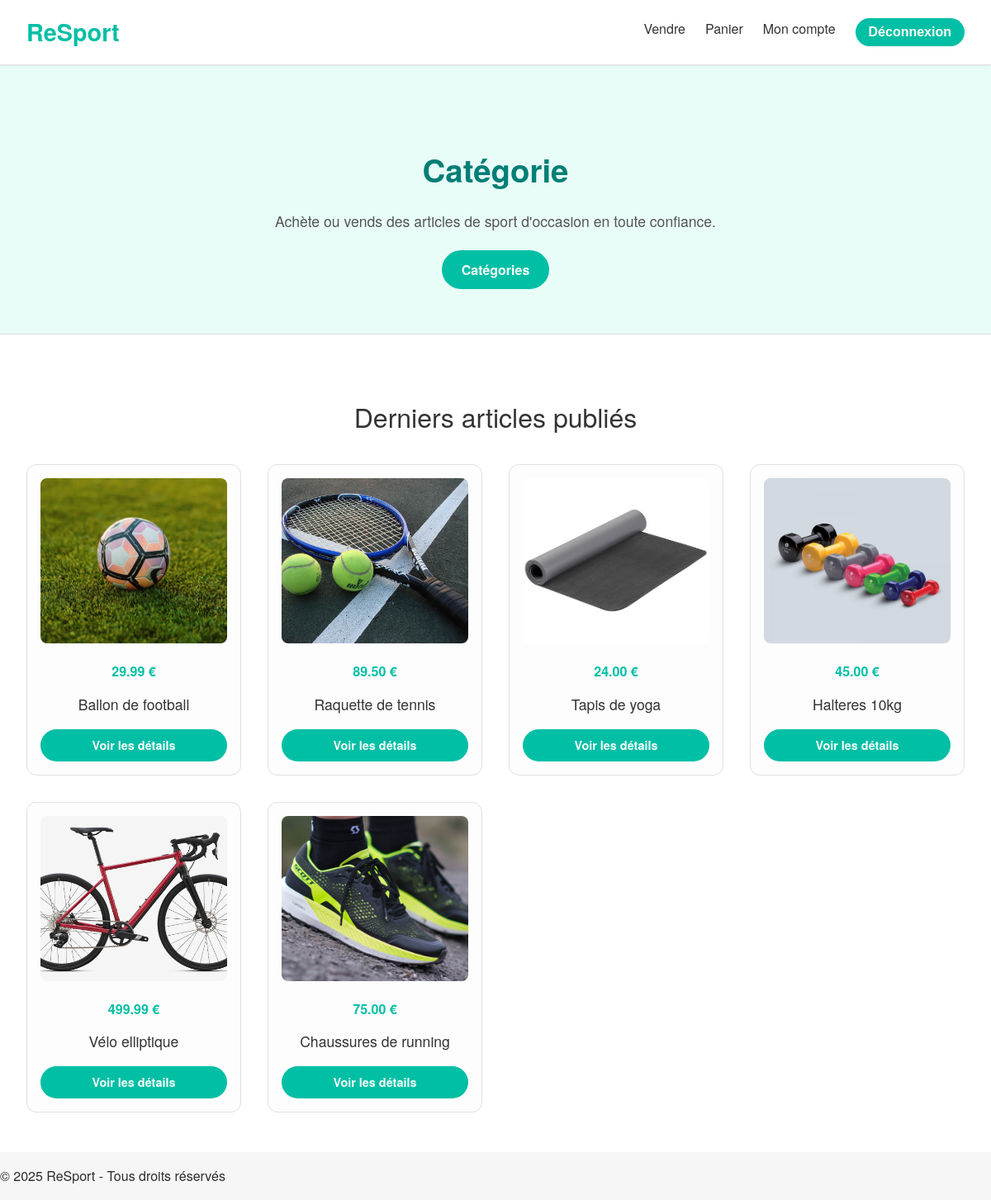
The app's page /index.php (signed in) with its own data.
### tables this page shows
CREATE TABLE Article (
    id INT AUTO_INCREMENT PRIMARY KEY,
    name VARCHAR(100) NOT NULL,
    description TEXT,
    price DECIMAL(10, 2) NOT NULL,
    publish_date DATETIME DEFAULT CURRENT_TIMESTAMP,
    author_id INT,
    image_link VARCHAR(255),
    FOREIGN KEY (author_id) REFERENCES User(id) ON DELETE SET NULL
);

### includes/articleDB.php (called while the page is built, shortened)
<?php
    function GetArticles() {
        $mysqlClient = getPDOConnection();
        $stmtWithAuthors = $mysqlClient->prepare(
        'SELECT a.*, u.username AS author_name
         FROM Article a
         JOIN user u ON a.author_id = u.id
         ORDER BY a.publish_date DESC'
        );
        $stmtWithAuthors->execute();
        $articlesWithAuthors = $stmtWithAuthors->fetchAll(PDO::FETCH_ASSOC);
        return $articlesWithAuthors;
    }
?>

### index.php (the view, shortened to what this page needs)
<?php
    require_once './includes/articleDB.php';
?>
<!DOCTYPE html>
<html lang="fr">
<head>
    <link rel="stylesheet" href="css/accueil.css">
    <link rel="stylesheet" href="css/header.css">
</head>
<body>
    <?php include 'templates/headerIndex.php'; ?>
    <section class="hero">
        <h2>Catégorie</h2>
        <p>Achète ou vends des articles de sport d'occasion en toute confiance.</p>
        <a href="#" class="cta-button">Catégories</a>
    </section>
    <section class="featured-products">
        <h2>Derniers articles publiés</h2>
        <div class="products-grid">
            <?php
                $articles = GetArticles();
                foreach ($articles as $article) {
                    echo '<div class="product-card">';
                    echo '<img src="images/' . $article['image_link'] . '" alt="' . $article['name'] . '">';
                    echo '<p>' . $article['price'] . ' €</p>';
                    echo '<h3>' . $article['name'] . '</h3>';
                    echo '<a href="./pages/detailsPage.php?id=' . $article['id'] . '" class="cta-button">Voir les détails</a>';
                    echo '</div>';
                }
            ?>
        </div>
    </section>
    <?php include 'templates/footer.php'; ?>
</body>
</html>

### css/accueil.css (style rules this page uses)
body { font-family: 'Helvetica Neue', 'Segoe UI', sans-serif; margin: 0; padding: 0; background-color: #f6f6f6; color: #2d2d2d; line-height: 1.6; }
a { text-decoration: none; color: inherit; }
.hero { background-color: #e8fdf8; padding: 4rem 2rem; text-align: center; border-bottom: 1px solid #ddd; }
.hero h2 { font-size: 2.4rem; font-weight: 600; color: #007e76; margin-bottom: 1rem; }
.hero p { font-size: 1.1rem; color: #555; margin-bottom: 2rem; max-width: 600px; margin-left: auto; margin-right: auto; }
.hero .cta-button { background-color: #00bfa5; color: white; padding: 0.75rem 1.5rem; border: none; border-radius: 25px; font-weight: 600; font-size: 1rem; cursor: pointer; transition: background-color 0.3s ease; }
.featured-products { padding: 3rem 2rem; background-color: #ffffff; }
.featured-products h2 { text-align: center; font-size: 2rem; font-weight: 500; color: #333; margin-bottom: 2rem; }
.products-grid { display: grid; grid-template-columns: repeat(auto-fit, minmax(220px, 1fr)); gap: 2rem; max-width: 1200px; margin: 0 auto; }
.product-card { background-color: #fdfdfd; border: 1px solid #e0e0e0; border-radius: 12px; padding: 1rem; text-align: center; transition: box-shadow 0.3s ease; display: flex; flex-direction: column; justify-content: space-between; }
.product-card img { width: 100%; height: 200px; object-fit: cover; border-radius: 8px; margin-bottom: 1rem; }
.product-card h3 { font-size: 1.1rem; font-weight: 500; margin: 0.5rem 0; color: #333; }
.product-card p { color: #00bfa5; font-weight: 600; margin: 0.3rem 0; }
.product-card .cta-button { margin-top: 0.5rem; padding: 0.5rem 1rem; background-color: #00bfa5; color: white; border: none; border-radius: 20px; font-size: 0.9rem; font-weight: 600; transition: background-color 0.3s ease; }

### css/header.css (style rules this page uses)
a { text-decoration: none; color: inherit; }

### records on screen
article: image_link (picture), price "29.99", name "Ballon de football"
article: image_link (picture), price "89.50", name "Raquette de tennis"
article: image_link (picture), price "24.00", name "Tapis de yoga"
article: image_link (picture), price "45.00", name "Halteres 10kg"
article: image_link (picture), price "499.99", name "Vélo elliptique"
article: image_link (picture), price "75.00", name "Chaussures de running"
